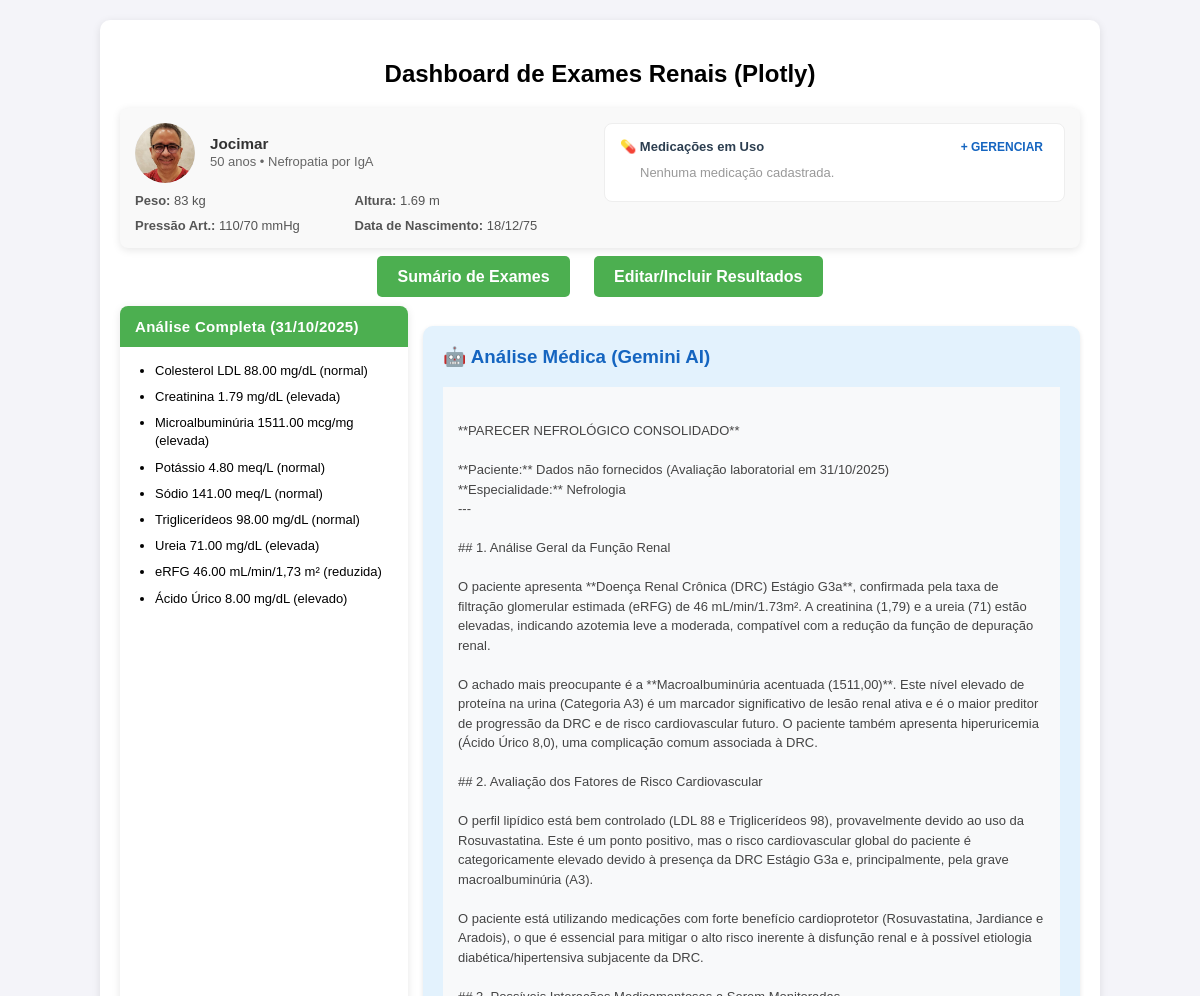
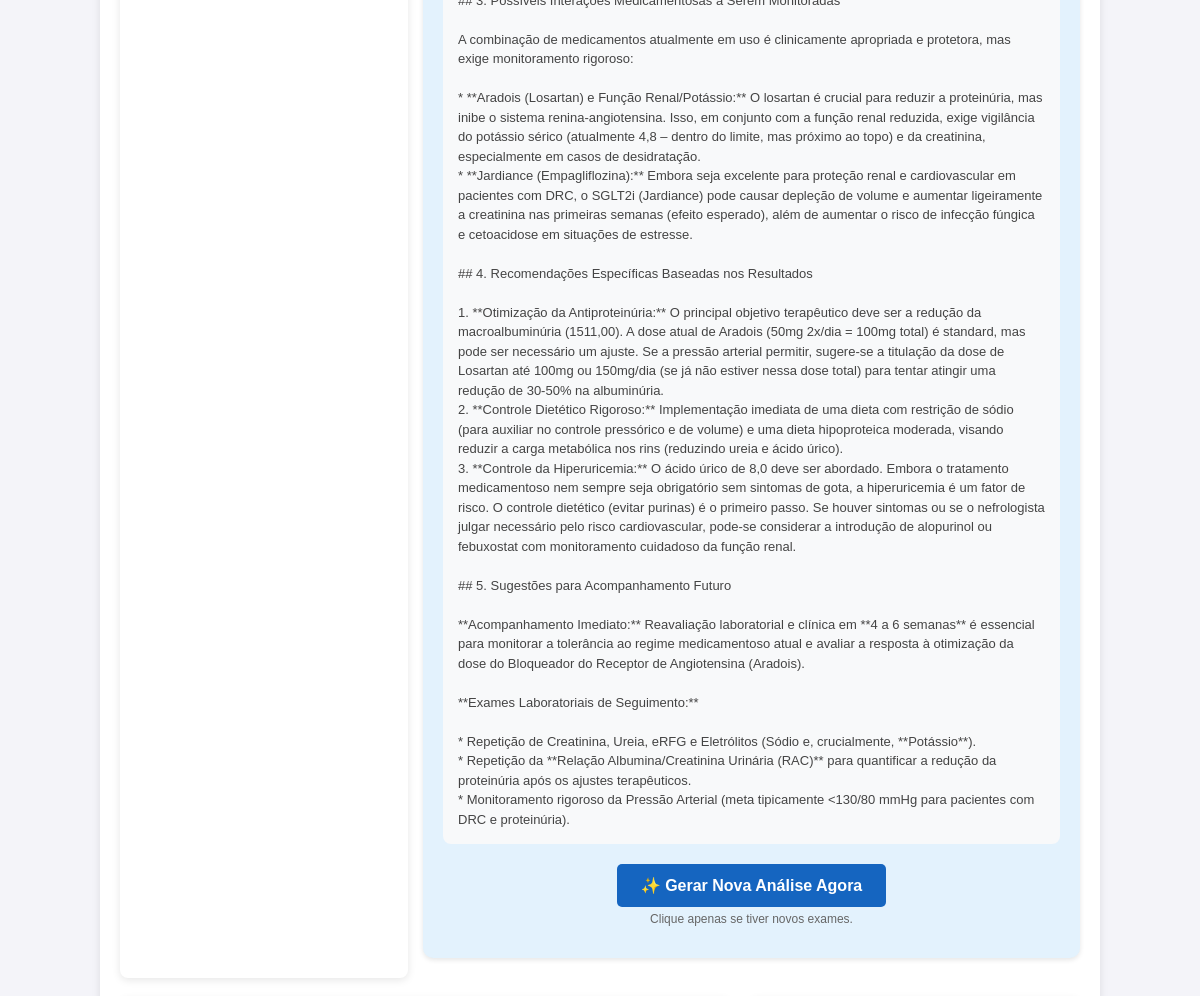
Page /home (upper part) on the earlier database version (2 pictures, top to bottom).
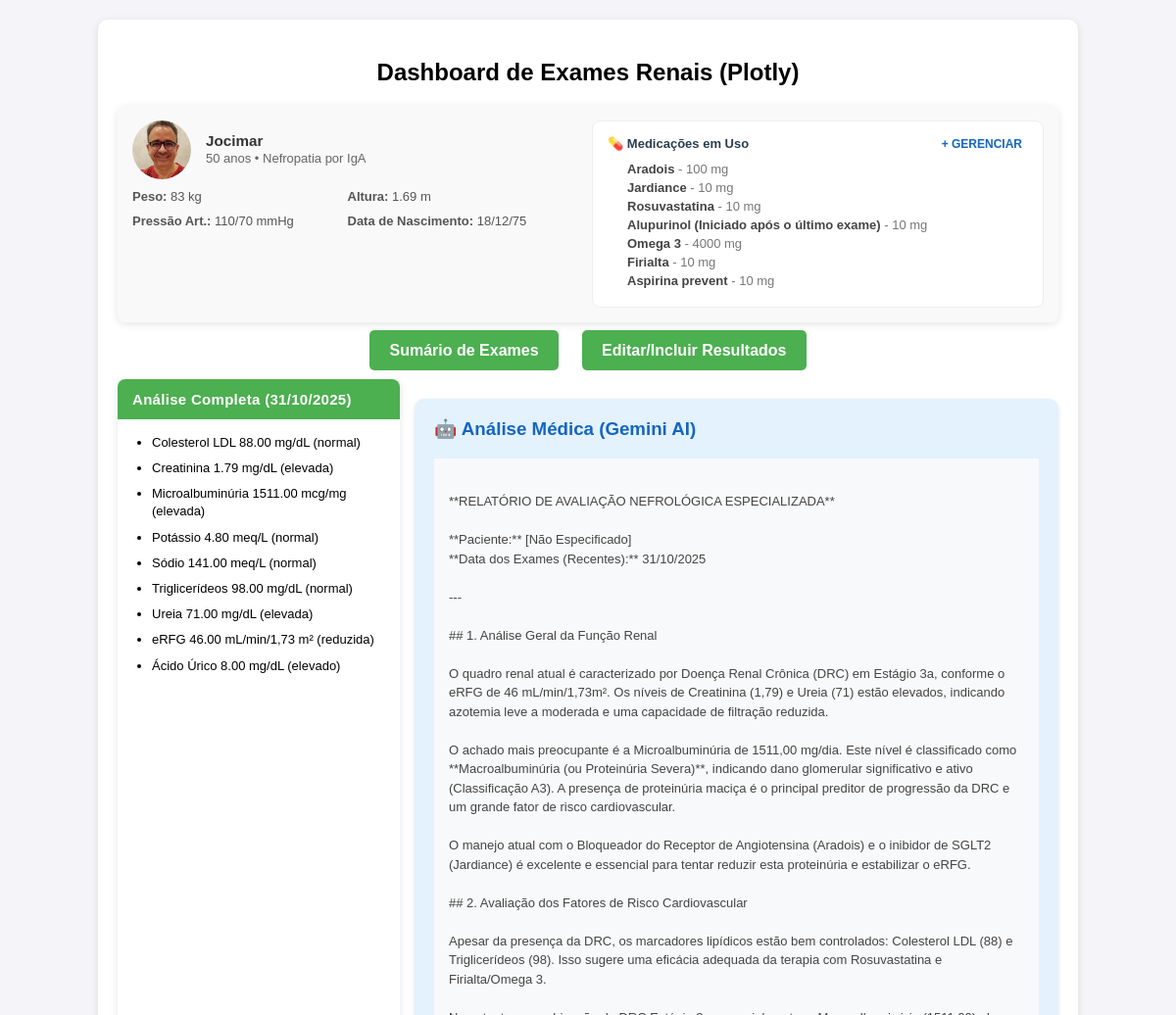
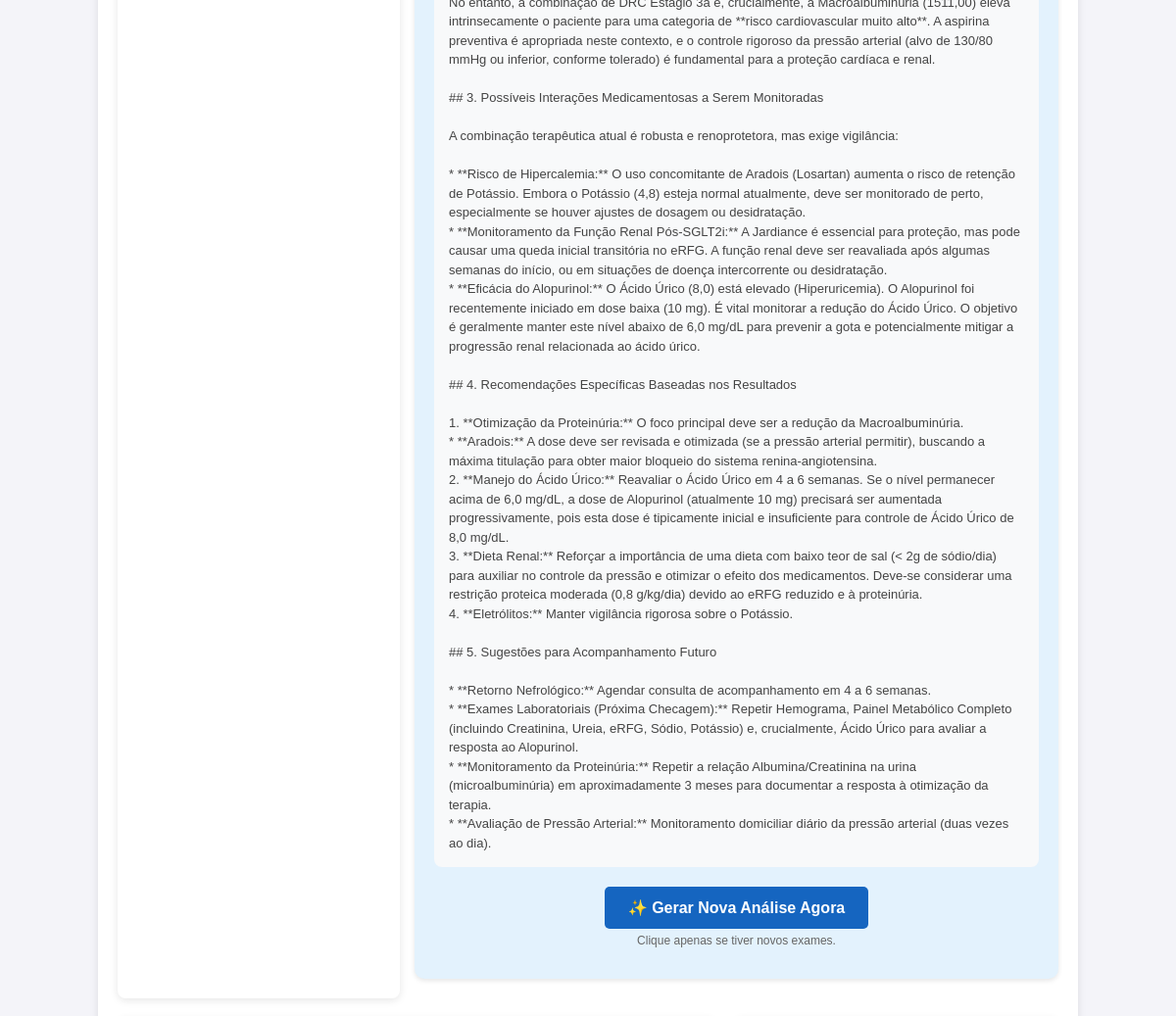
Same page on the later database version (2 pictures, top to bottom).
### tables this page shows
CREATE TABLE analises_ia (
                            id INTEGER PRIMARY KEY AUTOINCREMENT,
                            conteudo TEXT,
                            data_geracao DATETIME DEFAULT CURRENT_TIMESTAMP
                          );

CREATE TABLE medicacoes (
                            id INTEGER PRIMARY KEY AUTOINCREMENT,
                            nome TEXT,
                            detalhes TEXT
                          );

### app.py (the view)
@app.route('/home')
def home():
    with sqlite3.connect(DATABASE) as conn:
        cursor = conn.cursor()
        exames = {}
        for exame in patterns.keys():
            cursor.execute('SELECT data_coleta, valor FROM exames WHERE nome = ?', (exame,))
            dados = cursor.fetchall()
            labels = []
            valores = []
            for row in dados:
                data_coleta = str(row[0]) if row[0] else None
                valor = row[1]
                if valor and valor != '-':
                    try:
                        valor_float = float(valor.replace(',', '.'))
                        valores.append(valor_float)
                        labels.append(data_coleta)
                    except ValueError:
                        pass
            if labels and valores:
                combined = list(zip(labels, valores))
                combined.sort(key=lambda x: datetime.strptime(x[0], '%d/%m/%Y'))
                labels, valores = zip(*combined)
            exames[exame] = {
                'labels': labels,
                'valores': valores
            }
        cursor.execute("SELECT id, nome, detalhes FROM medicacoes")
        lista_medicacoes = cursor.fetchall()
        analise = gerar_analise()
        analise_geral = gerar_analise_geral(analise)
        analise_medica = recuperar_ultima_analise_ia()
        if not analise_medica:
            analise_medica = "Nenhuma análise gerada por IA ainda. Clique no botão de atualizar análise."
    return render_template('home_plotly.html',
                           exames=exames,
                           analise=analise,
                           analise_geral=analise_geral,
                           analise_medica=analise_medica,
                           medicacoes=lista_medicacoes) # Adicionei esta linha!

### app.py (called while the page is built)
def recuperar_ultima_analise_ia():
    with sqlite3.connect(DATABASE) as conn:
        cursor = conn.cursor()
        cursor.execute('SELECT conteudo FROM analises_ia ORDER BY id DESC LIMIT 1')
        resultado = cursor.fetchone()
        if resultado:
            return resultado[0]
        else:
            return None # Retorna None se nunca foi gerada nenhuma análise

### templates/home_plotly.html (shortened to what this page needs)
<!DOCTYPE html>
<html lang="en">
<head>
</head>
<body>
    <div class="container">
        <h2>Dashboard de Exames Renais (Plotly)</h2>
        <div class="patient-profile" style="display: flex; justify-content: space-between; align-items: flex-start; flex-wrap: wrap;">
            <div style="flex: 1; min-width: 300px;">
                <div style="display: flex; align-items: center; gap: 15px; margin-bottom: 10px;">
                    <div style="width: 60px; height: 60px; background: #e0e0e0; border-radius: 50%; overflow: hidden;">
                        <img src="{{ url_for('static', filename='thumb.jpg') }}" alt="Foto" style="width: 100%; height: 100%; object-fit: cover;">
                    </div>
                    <div>
                        <h3 style="margin: 0; color: #333;">Jocimar</h3>
                        <p style="margin: 2px 0; color: #666;">50 anos • Nefropatia por IgA</p>
                    </div>
                </div>
                <div style="display: grid; grid-template-columns: repeat(2, 1fr); gap: 10px; font-size: 13px; color: #555;">
                    <div><strong>Peso:</strong> 83 kg</div>
                    <div><strong>Altura:</strong> 1.69 m</div>
                    <div><strong>Pressão Art.:</strong> 110/70 mmHg</div>
                    <div><strong>Data de Nascimento:</strong> 18/12/75</div>
                </div>
            </div>
            <div style="flex: 1; min-width: 300px; background: #fff; border: 1px solid #eee; border-radius: 8px; padding: 15px; margin-left: 20px;">
                <div style="display: flex; justify-content: space-between; align-items: center; margin-bottom: 10px;">
                    <strong style="color: #2c3e50;">💊 Medicações em Uso</strong>
                    <button onclick="abrirModalMed()" style="background: none; border: none; color: #1565c0; cursor: pointer; font-size: 12px; font-weight: bold;">
                        + GERENCIAR
                    </button>
                </div>
                <ul style="margin: 0; padding-left: 20px; font-size: 13px; color: #444;">
                    {% if medicacoes %}
                        {% for med in medicacoes %}
                            <li style="margin-bottom: 4px;">
                                <strong>{{ med[1] }}</strong> <span style="color: #777;">- {{ med[2] }}</span>
                            </li>
                        {% endfor %}
                    {% else %}
                        <li style="color: #999; list-style: none;">Nenhuma medicação cadastrada.</li>
                    {% endif %}
                </ul>
            </div>
        </div>
       <div class="button-container">
        <a href="/exams_summary" onclick="return verificarSenha('exams_summary', event)">Sumário de Exames</a>
        <a href="/exams" onclick="return verificarSenha('exams', event)">Editar/Incluir Resultados</a>
       </div>
        <div class="analysis-container">
            <div style="flex: 1; min-width: 30%;">
                <div class="analysis-box complete-analysis">
                    <h4 class="analysis-header">{{ analise_geral.titulo }}</h4>
                    <div class="analysis-body">
                        <ul style="margin: 0; padding-left: 20px;">
                            {% for item in analise_geral.itens %}
                            <li style="margin-bottom: 8px;">{{ item }}</li>
                            {% endfor %}
                        </ul>
                    </div>
                </div>
            </div>
            <div style="background-color: #e3f2fd; padding: 20px; border-radius: 10px; margin: 20px auto; width: 80%; box-shadow: 0 2px 5px rgba(0,0,0,0.1);">
                <h3 style="color: #1565c0; margin-top: 0;">🤖 Análise Médica (Gemini AI)</h3>
                <div style="
    background-color: #f8f9fa;
    padding: 15px;            /* Reduzi de 20px para 15px */
    border-radius: 0 0 8px 8px;
    font-size: 13px;          /* AQUI: Reduzi de 15px para 13px (padrão do site) */
    line-height: 1.5;         /* Espaçamento entre linhas mais compacto */
    color: #444;
    white-space: pre-line;
    font-family: Arial, sans-serif;">
    {{ analise_medica }}
</div>
                <div style="text-align: center; margin-top: 20px;">
                    <a href="{{ url_for('trigger_analise_ia') }}" style="text-decoration: none;">
                        <button style="background-color: #1565c0; color: white; padding: 12px 24px; border: none; border-radius: 5px; cursor: pointer; font-size: 16px; font-weight: bold; transition: 0.3s;">
                            ✨ Gerar Nova Análise Agora
                        </button>
                    </a>
                    <p style="font-size: 12px; color: #666; margin-top: 5px;">Clique apenas se tiver novos exames.</p>
                </div>
            </div>
        </div>
    </div>
</body>
</html>

### templates/home_plotly.html (style rules this page uses)
body { font-family: Arial, sans-serif; display: flex; flex-direction: column; align-items: center; background-color: #f4f4f9; margin: 0; padding: 0; }
.container { width: 80%; margin-top: 20px; background: #ffffff; padding: 20px; border-radius: 10px; box-shadow: 0 2px 8px rgba(0, 0, 0, 0.1); }
h2 { text-align: center; }
.patient-profile { background: #f9f9f9; padding: 15px; border-radius: 8px; box-shadow: 0 2px 8px rgba(0, 0, 0, 0.1); margin-bottom: 20px; font-size: 13px; display: flex; align-items: center; gap: 20px; }
.patient-profile img { width: 80px; height: 80px; border-radius: 50%; object-fit: cover; }
.patient-profile ul { list-style-type: none; padding: 0; margin: 0; }
.patient-profile ul li { margin-bottom: 6px; }
.button-container { text-align: center; margin-bottom: 20px; }
.button-container a { background-color: #4CAF50; color: white; padding: 12px 20px; text-decoration: none; border-radius: 5px; margin: 0 10px; font-weight: bold; transition: background-color 0.3s; }
.analysis-box h4 { font-weight: 600; letter-spacing: 0.3px; margin: 0; padding: 12px 15px; color: white; border-radius: 8px 8px 0 0; }
.analysis-container { display: flex; gap: 15px; margin: 20px 0; align-items: stretch; }
.analysis-box { background: #ffffff; border-radius: 8px; box-shadow: 0 2px 8px rgba(0,0,0,0.1); display: flex; flex-direction: column; height: 100%; }
.analysis-header { padding: 12px 15px; color: white; border-radius: 8px 8px 0 0; font-size: 15px; font-weight: 600; margin: 0; }
.analysis-body { padding: 15px; flex-grow: 1; display: flex; flex-direction: column; }
.complete-analysis .analysis-header { background: #4CAF50; }
.complete-analysis .analysis-body { font-size: 13px; line-height: 1.4; }

Differences in the rows shown:
no longer on this page (row unchanged): analises_ia: conteudo "**PARECER NEFROLÓGICO CONSOLIDADO** **Paciente:** Dados não fornecidos (Avaliação laboratorial em 31/10/2025) **Especialidade:** Nefrologia --- ## 1. Análise Geral da Função Renal O paciente apresenta **Doença Renal Crônica (DRC) Estágio G3a**, confirmada pela taxa de filtração glomerular estimada (eRFG) de 46 mL/min/1.73m². A creatinina (1,79) e a ureia (71) estão elevadas, indicando azotemia leve a moderada, compatível com a redução da função de depuração renal. O achado mais preocupante é a **Macroalbuminúria acentuada (1511,00)**. Este nível elevado de proteína na urina (Categoria A3) é um marcador significativo de lesão renal ativa e é o maior preditor de progressão da DRC e de risco…"
added medicacoes: nome "Aradois", detalhes "100 mg"
added medicacoes: nome "Jardiance", detalhes "10 mg"
added medicacoes: nome "Rosuvastatina", detalhes "10 mg"
added medicacoes: nome "Alupurinol (Iniciado após o último exame)", detalhes "10 mg"
added medicacoes: nome "Omega 3", detalhes "4000 mg"
added medicacoes: nome "Firialta", detalhes "10 mg"
added medicacoes: nome "Aspirina prevent", detalhes "10 mg"
added analises_ia: conteudo "**RELATÓRIO DE AVALIAÇÃO NEFROLÓGICA ESPECIALIZADA** **Paciente:** [Não Especificado] **Data dos Exames (Recentes):** 31/10/2025 --- ## 1. Análise Geral da Função Renal O quadro renal atual é caracterizado por Doença Renal Crônica (DRC) em Estágio 3a, conforme o eRFG de 46 mL/min/1,73m². Os níveis de Creatinina (1,79) e Ureia (71) estão elevados, indicando azotemia leve a moderada e uma capacidade de filtração reduzida. O achado mais preocupante é a Microalbuminúria de 1511,00 mg/dia. Este nível é classificado como **Macroalbuminúria (ou Proteinúria Severa)**, indicando dano glomerular significativo e ativo (Classificação A3). A presença de proteinúria maciça é o principal preditor de…"
Other differences:
text no longer shown: "Nenhuma medicação cadastrada."
